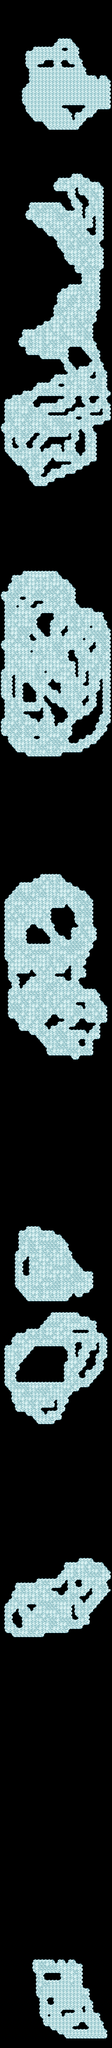

Tiled map render using the project's own tile images. Description and the map definition, with tile-layer contents summarised, below:
An orthogonal 32x500 tile map with 24x28 px tiles, 1 tile layer (Tile Layer 1).

<map version="1.0" orientation="orthogonal" renderorder="right-down" width="32" height="500" tilewidth="24" tileheight="28" nextobjectid="1">
 <tileset firstgid="1" name="shapesz" tilewidth="24" tileheight="28" tilecount="620" columns="10">
  <image source="../tilesets/shapesz.png" width="240" height="1736" />
  <terraintypes>
   <terrain name="Cloud" tile="-1" />
  </terraintypes>
  <tile id="5" terrain=",0,0,0" />
  <tile id="6" terrain="0,,0,0" />
  <tile id="7" terrain=",,,0" />
  <tile id="8" terrain=",,0,0" />
  <tile id="9" terrain=",,0," />
  <tile id="15" terrain="0,0,,0" />
  <tile id="16" terrain="0,0,0," />
  <tile id="17" terrain=",0,,0" />
  <tile id="18" terrain="0,0,0,0" />
  <tile id="19" terrain="0,,0," />
  <tile id="25" terrain="0,0,0,0" />
  <tile id="26" terrain="0,0,0,0" />
  <tile id="27" terrain=",0,," />
  <tile id="28" terrain="0,0,," />
  <tile id="29" terrain="0,,," />
 </tileset>
 <layer name="Tile Layer 1" width="32" height="500">
  <data>[16000 cells, 5542 non-empty, 15 distinct tile ids]</data>
 </layer>
</map>